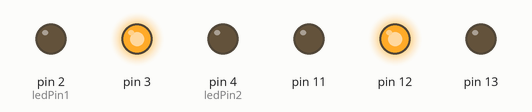
A sketch run on a simulated Arduino Uno, built with avr-gcc and run on an emulated ATmega328P. On the bench: output pins drawn as LEDs (lit = HIGH).

Above: at 0.07 s.
At 9.97 s:
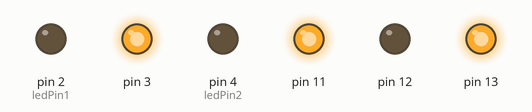
At 19.42 s:
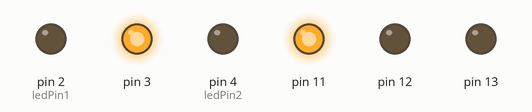
At 39.67 s:
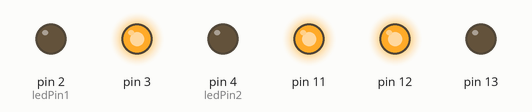
Timing chart, 0 to 40.0 s (numbered marks = the images above):
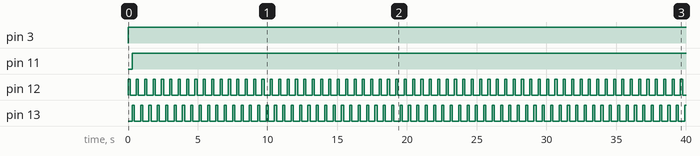

Measured:
- by itself, pin 3: LOW → HIGH at 0.00 s
- by itself, pin 11: LOW → HIGH at 0.30 s
- by itself, pin 12, pin 13: alternates HIGH for 0.15 s and LOW for 0.45 s

The sketch:

Drum.ino
```cpp
//Basic Code framework for intereacting with drum kit
//------Sonars--------
#define trigPin1 8
#define echoPin1 9

#define trigPin2 6
#define echoPin2 7

float distance1;
float distance2;

long duration1;
long duration2;

float sonarVal1; // reading from sonar that is printed
float sonarVal2; // reading from sonar that is printed

static unsigned long timestamp1 = 0;

//------Motors-------
#define LEFT_DIR = 12
#define RIGHT_DIR = 13
#define LEFT_SPEED = 3
#define RIGHT_SPEED = 11


//------LED----------
#define ledPin1 2
#define ledPin2 4


void setup() {
  Serial.println("Start");
  Serial.begin(9600);
  pinMode(trigPin1, OUTPUT);
  pinMode(echoPin1, INPUT);

  pinMode(trigPin2, OUTPUT);
  pinMode(echoPin2, INPUT);

  //Direction A & B
  pinMode(12, OUTPUT);
  digitalWrite(12, HIGH);
  pinMode(13, OUTPUT);
  digitalWrite(13, LOW);
  // Speed A & B
  pinMode(3, OUTPUT);
  pinMode(11, OUTPUT);

  pinMode(ledPin1, OUTPUT);
  pinMode(ledPin2, OUTPUT);
}

void loop() {
  beatA(150, 255);
  beatB(150, 255);
}


float sonar1(){
  // Clears the trigPin
  digitalWrite(trigPin1, LOW);
  delayMicroseconds(2);
  digitalWrite(trigPin1, HIGH);
  delayMicroseconds(10);
  digitalWrite(trigPin1, LOW);
  duration1 = pulseIn(echoPin1, HIGH);
  distance1= duration1*0.034/2;
  return distance1;
}

float sonar2(){
  // Clears the trigPin
  digitalWrite(trigPin2, LOW);
  delayMicroseconds(2);
  digitalWrite(trigPin2, HIGH);
  delayMicroseconds(10);
  digitalWrite(trigPin2, LOW);
  duration2 = pulseIn(echoPin2, HIGH);
  distance2= duration2*0.034/2;
  return distance2;
}


void beatA(int dly, int power) {
  analogWrite(3, power);
  digitalWrite(12, HIGH);
  delay(dly);
  digitalWrite(12, LOW);
  delay(dly);
}

void beatB(int dly, int power) {
  analogWrite(11, power);
  digitalWrite(13, HIGH);
  delay(dly);
  digitalWrite(13, LOW);
  delay(dly);
}

void beatAandB(int dly, int power) {
  analogWrite(3, power);
  analogWrite(11, power);
  digitalWrite(12, HIGH);
  digitalWrite(13, HIGH);
  delay(dly);
  digitalWrite(12, LOW);
  digitalWrite(13, LOW);
  delay(dly);
}
```
